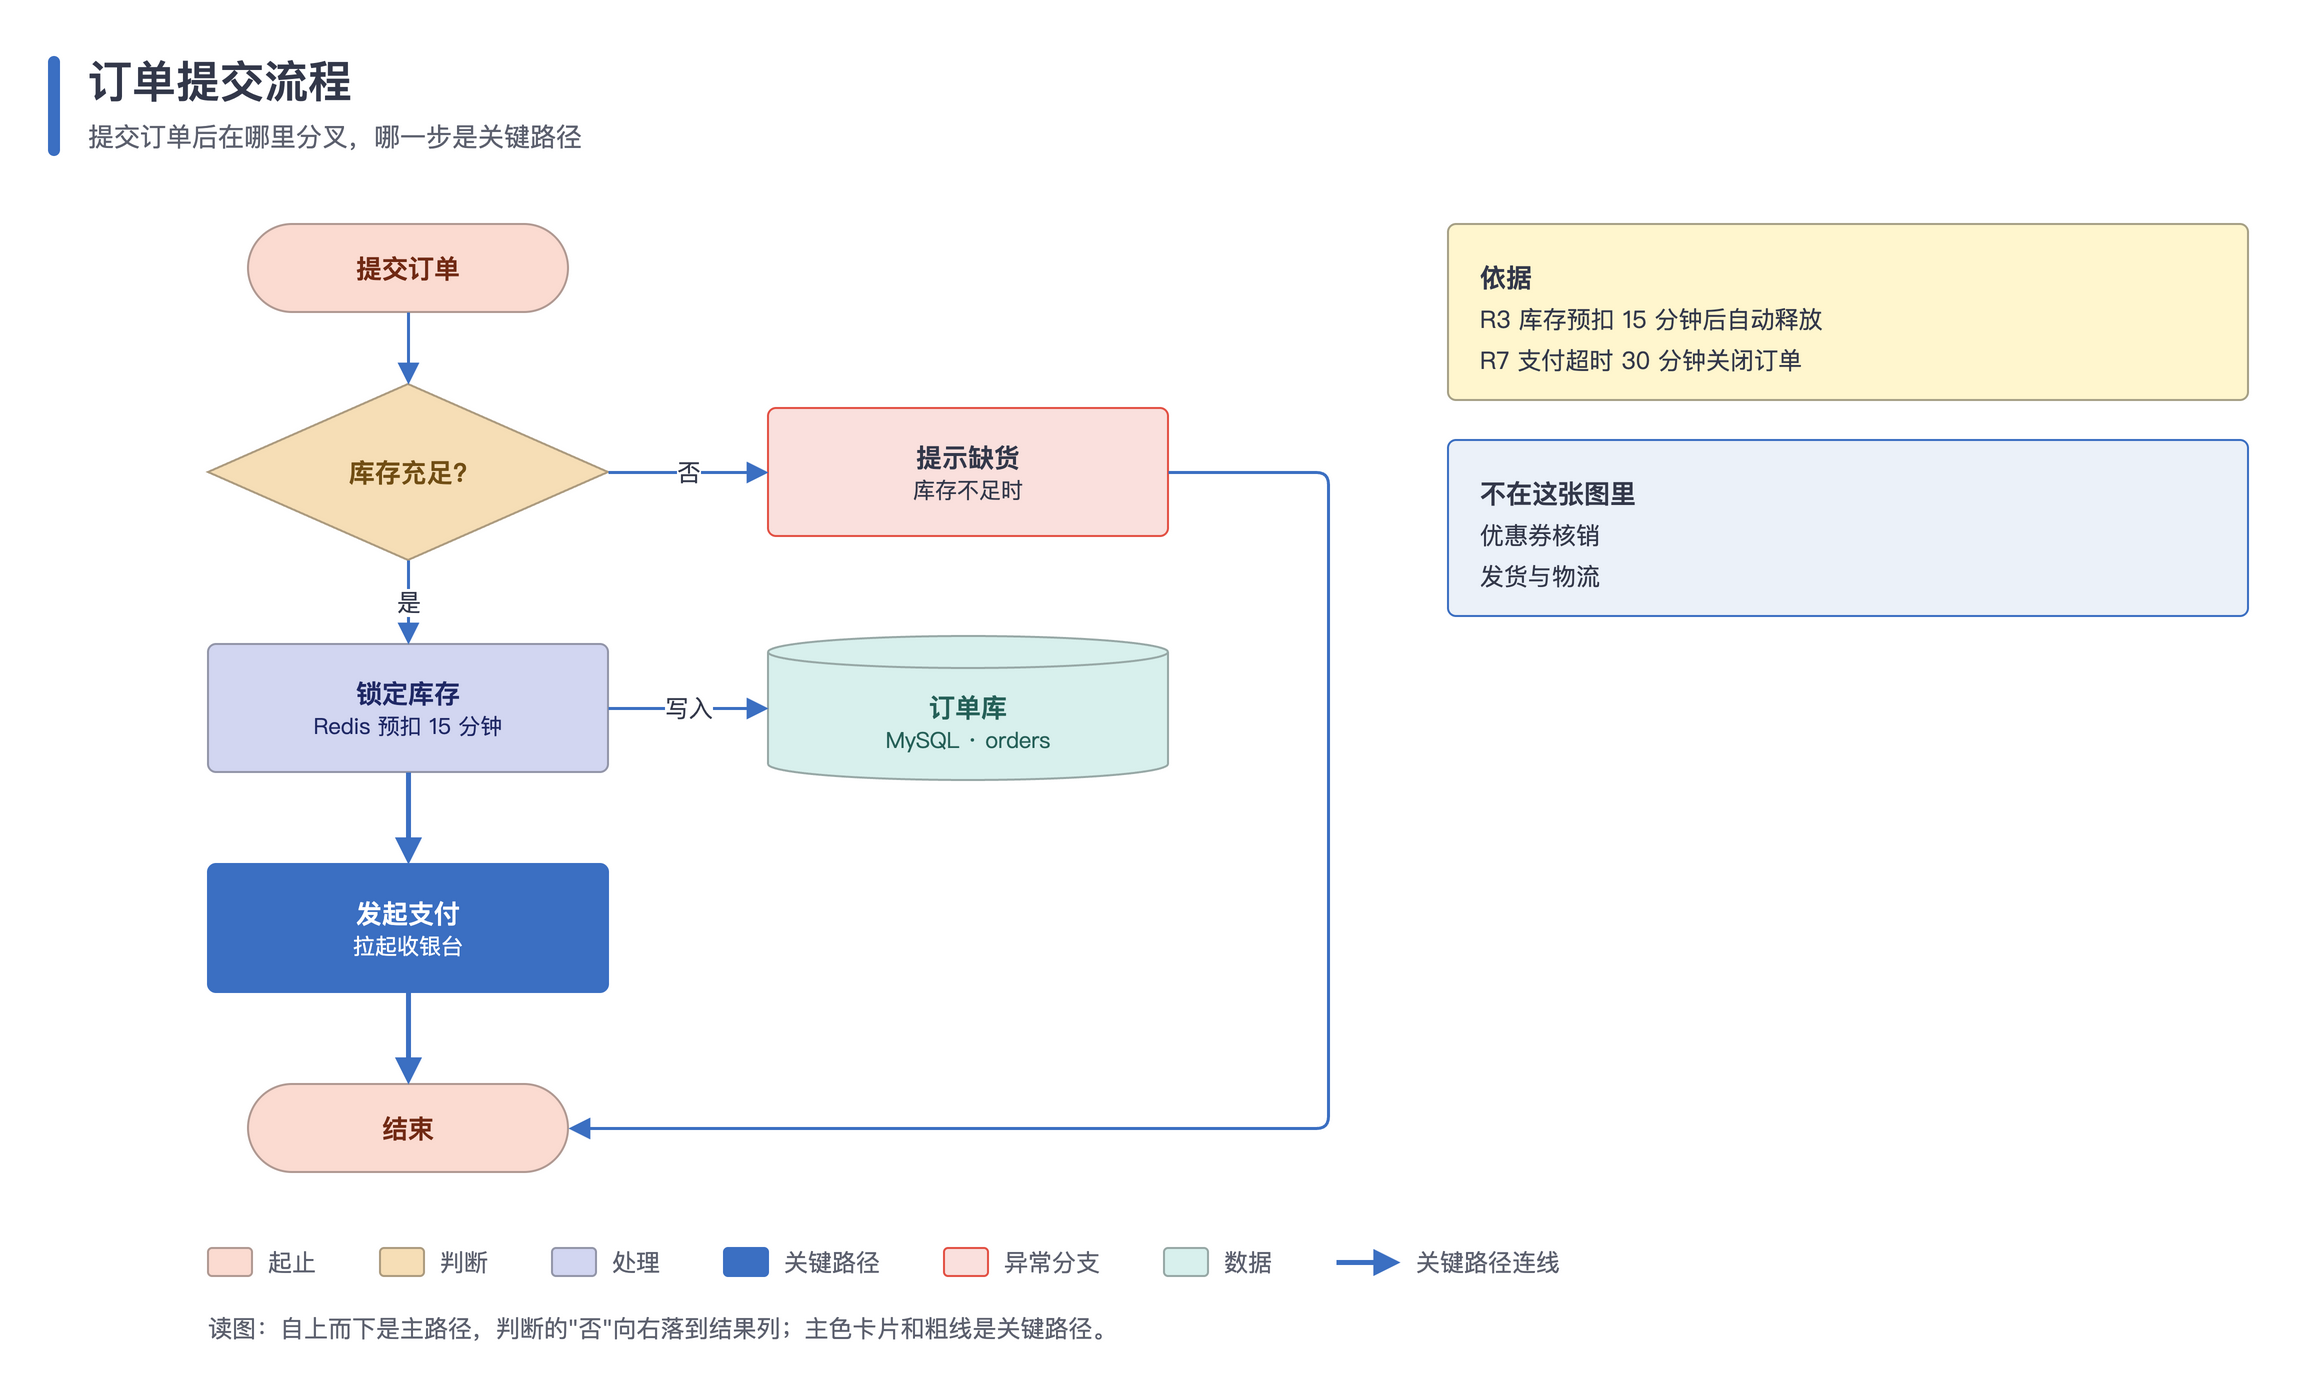

Generate this figure with Python:
#!/usr/bin/env python3
"""流程图：主路径竖排一列，判断的另一出口统一向右落到结果列，依据面板放右侧。

用到：box（pill / diamond / cyl）、带标签和拐点的 edge、`key=True` 粗线、panel（note 和 soft 两种）、legend、footer。
运行后在本目录生成 flowchart.drawio 和 flowchart.png。
"""
import os
import sys

HERE = os.path.dirname(os.path.abspath(__file__))
sys.path.insert(0, os.path.join(os.path.dirname(HERE), 'scripts'))
from drawio_kit import Diagram  # noqa: E402

MIN_SIDE = int(os.environ.get('DIAGRAM_MIN_SIDE', 4000))  # 导出 PNG 的长边像素下限

d = Diagram('订单提交流程', '提交订单后在哪里分叉，哪一步是关键路径')
X, RX = 120, 400  # 主路径列、右侧结果列的左边
start = d.box(X + 20, 120, 160, 44, '提交订单', role='peach', shape='pill')
check = d.box(X, 200, 200, 88, '库存充足?', role='apricot', shape='diamond')
lock = d.box(X, 330, 200, 64, '锁定库存', 'Redis 预扣 15 分钟', role='lav')
pay = d.box(X, 440, 200, 64, '发起支付', '拉起收银台', role='key')
end = d.box(X + 20, 550, 160, 44, '结束', role='peach', shape='pill')
oos = d.box(RX, 212, 200, 64, '提示缺货', '库存不足时', role='bad')  # 与判断同一中线
db = d.box(RX, 326, 200, 72, '订单库', 'MySQL · orders', role='mint', shape='cyl')  # 与锁定库存同一中线

d.edge(start, check, src='B', dst='T')
d.edge(check, lock, '是', src='B', dst='T')
d.edge(check, oos, '否', src='R', dst='L')
d.edge(lock, db, '写入', src='R', dst='L')
d.edge(lock, pay, src='B', dst='T', key=True)
d.edge(pay, end, src='B', dst='T', key=True)
d.edge(oos, end, src='R', dst='R', points=[(680, 244), (680, 572)])  # 从外侧通道绕回终点

y = d.panel(740, 120, 400, '依据', ['R3 库存预扣 15 分钟后自动释放', 'R7 支付超时 30 分钟关闭订单'])
d.panel(740, y + 20, 400, '不在这张图里', ['优惠券核销', '发货与物流'], kind='soft')
d.legend(X, 630, [('peach', '起止'), ('apricot', '判断'), ('lav', '处理'), ('key', '关键路径'),
                  ('bad', '异常分支'), ('mint', '数据'), ('edge-key', '关键路径连线')])
d.footer(X, 662, '读图：自上而下是主路径，判断的"否"向右落到结果列；主色卡片和粗线是关键路径。')

name = os.path.join(HERE, 'flowchart')
d.save(name + '.drawio')
d.export(name + '.drawio', name + '.png', scale=d.scale_for(MIN_SIDE))
